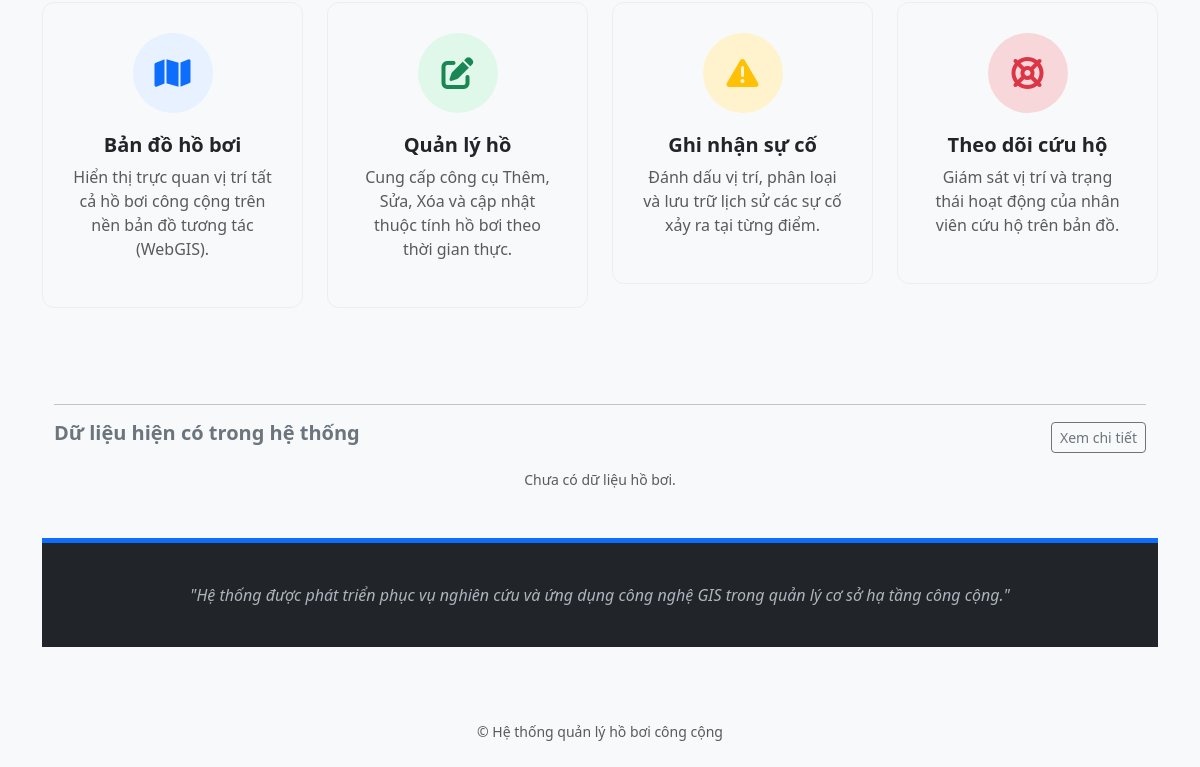
Before: / (lower part) with the older database file.
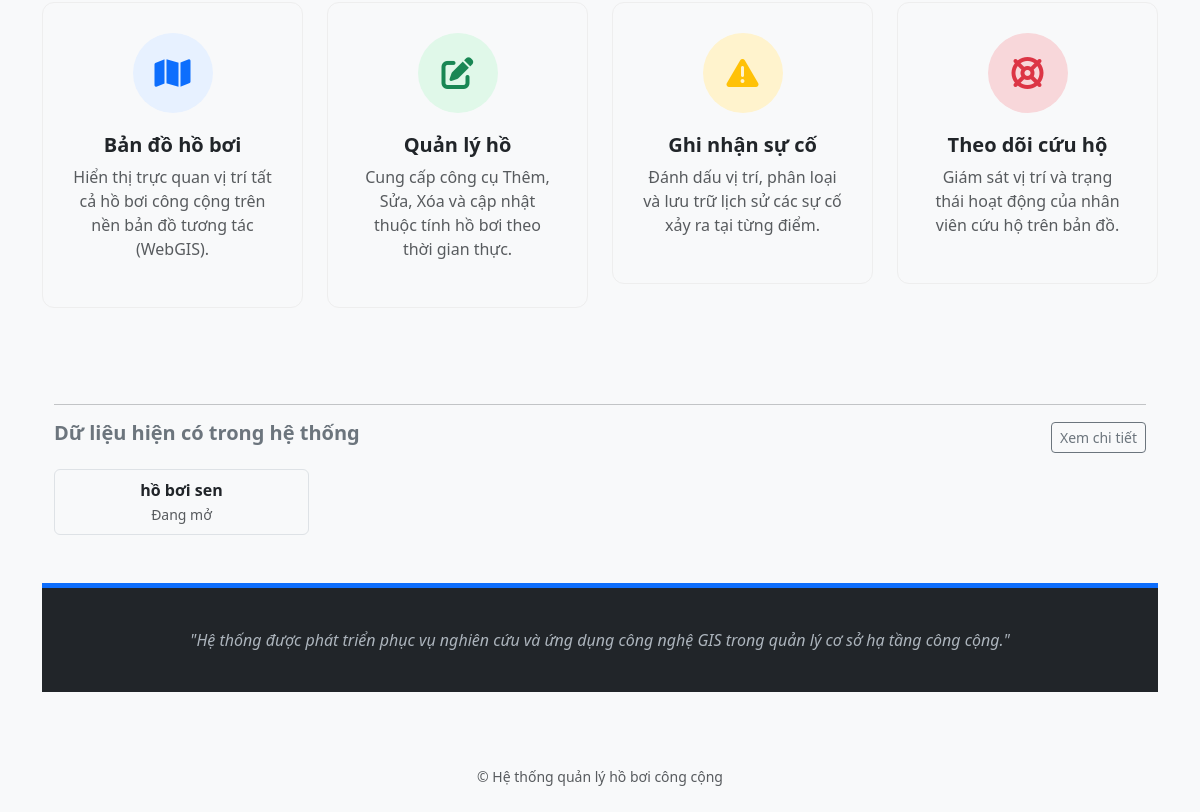
After: the same page with the newer database file.
### quan_ly_ho_boi/models.py (models this page shows, shortened)
class HoBoi(models.Model):
    TRANG_THAI_CHOICES = [
        ('MO', 'Đang mở'),
        ('BAO_TRI', 'Bảo trì'),
        ('DONG', 'Đóng cửa'),
    ]
    ten_ho = models.CharField(max_length=200, verbose_name="Tên hồ bơi")
    dia_chi = models.TextField(verbose_name="Địa chỉ")
    do_sau = models.FloatField(help_text="Độ sâu tính bằng mét", verbose_name="Độ sâu (m)")
    suc_chua = models.IntegerField(verbose_name="Sức chứa tối đa")
    vi_do = models.FloatField(verbose_name="Vĩ độ")
    kinh_do = models.FloatField(verbose_name="Kinh độ")
    gia_ve_nguoi_lon = models.DecimalField(max_digits=10, decimal_places=0, default=Decimal('50000'), verbose_name="Giá vé người lớn")
    gia_ve_tre_em = models.DecimalField(max_digits=10, decimal_places=0, default=Decimal('30000'), verbose_name="Giá vé trẻ em")
    trang_thai = models.CharField(max_length=20, choices=TRANG_THAI_CHOICES, default='MO', verbose_name="Trạng thái")
    hinh_anh = models.ImageField(upload_to='ho_boi/', blank=True, null=True, verbose_name="Hình ảnh")
    class Meta:
        verbose_name = "Hồ bơi"
        verbose_name_plural = "Danh sách Hồ bơi"

### quan_ly_ho_boi/views.py (the view)
# urls.py: path('', trang_chu, name='home'),
def trang_chu(request: HttpRequest):
    danh_sach_ho = HoBoi.objects.all()
    return render(request, 'quan_ly_ho_boi/index.html', {'danh_sach_ho': danh_sach_ho})

### quan_ly_ho_boi/templates/quan_ly_ho_boi/index.html (shortened to what this page needs)
{% extends 'quan_ly_ho_boi/base.html' %}
{% block content %}
<section class="feature-section container">
    <div class="row g-4 mt-2">
        <div class="col-md-6 col-lg-3">
            <div class="feature-box">
                <div class="feature-icon icon-map">
                    <i class="fa-solid fa-map"></i>
                </div>
                <h5 class="fw-bold">Bản đồ hồ bơi</h5>
                <p class="text-muted">Hiển thị trực quan vị trí tất cả hồ bơi công cộng trên nền bản đồ tương tác (WebGIS).</p>
            </div>
        </div>
        <div class="col-md-6 col-lg-3">
            <div class="feature-box">
                <div class="feature-icon icon-manage">
                    <i class="fa-solid fa-pen-to-square"></i>
                </div>
                <h5 class="fw-bold">Quản lý hồ</h5>
                <p class="text-muted">Cung cấp công cụ Thêm, Sửa, Xóa và cập nhật thuộc tính hồ bơi theo thời gian thực.</p>
            </div>
        </div>
        <div class="col-md-6 col-lg-3">
            <div class="feature-box">
                <div class="feature-icon icon-alert">
                    <i class="fa-solid fa-triangle-exclamation"></i>
                </div>
                <h5 class="fw-bold">Ghi nhận sự cố</h5>
                <p class="text-muted">Đánh dấu vị trí, phân loại và lưu trữ lịch sử các sự cố xảy ra tại từng điểm.</p>
            </div>
        </div>
        <div class="col-md-6 col-lg-3">
            <div class="feature-box">
                <div class="feature-icon icon-rescue">
                    <i class="fa-solid fa-life-ring"></i>
                </div>
                <h5 class="fw-bold">Theo dõi cứu hộ</h5>
                <p class="text-muted">Giám sát vị trí và trạng thái hoạt động của nhân viên cứu hộ trên bản đồ.</p>
            </div>
        </div>
    </div>
</section>
<section class="container mb-5">
    <hr>
    <div class="d-flex justify-content-between align-items-center mb-3">
        <h5 class="text-secondary fw-bold">Dữ liệu hiện có trong hệ thống</h5>
        <a href="{% url 'quan_ly' %}" class="btn btn-sm btn-outline-secondary">Xem chi tiết</a>
    </div>
    <div class="row">
        {% for ho in danh_sach_ho|slice:":4" %} <div class="col-6 col-md-3">
            <div class="border rounded p-2 text-center bg-light">
                <strong>{{ ho.ten_ho }}</strong><br>
                <small class="text-muted">{{ ho.get_trang_thai_display }}</small>
            </div>
        </div>
        {% empty %}
        <div class="col-12 text-muted small text-center">Chưa có dữ liệu hồ bơi.</div>
        {% endfor %}
    </div>
</section>
<div class="footer-note">
    <div class="container">
        <p class="mb-0">"Hệ thống được phát triển phục vụ nghiên cứu và ứng dụng công nghệ GIS trong quản lý cơ sở hạ tầng công cộng."</p>
    </div>
</div>
{% endblock %}

### quan_ly_ho_boi/templates/quan_ly_ho_boi/base.html (shortened to what this page needs)
<!DOCTYPE html>
<html lang="vi">
<head>
    <link href="https://cdn.jsdelivr.net/npm/bootstrap@5.3.0/dist/css/bootstrap.min.css" rel="stylesheet">
    <link rel="stylesheet" href="https://cdnjs.cloudflare.com/ajax/libs/font-awesome/6.0.0/css/all.min.css">
</head>
<body>
<div class="container mt-4">
    {% block content %}
    {% endblock %}
</div>
<footer class="text-center py-4 text-muted mt-5">
    <small>&copy; Hệ thống quản lý hồ bơi công cộng</small>
</footer>
</body>
</html>

### quan_ly_ho_boi/templates/quan_ly_ho_boi/base.html (style rules this page uses)
body { background-color: #f8f9fa; }

### quan_ly_ho_boi/templates/quan_ly_ho_boi/index.html (style rules this page uses)
.feature-section { padding: 80px 0; }
.feature-box { text-align: center; padding: 30px; border: 1px solid #eee; border-radius: 12px; transition: all 0.3s; }
.feature-icon { width: 80px; height: 80px; background-color: #e7f1ff; color: #0d6efd; border-radius: 50%; display: flex; align-items: center; justify-content: center; margin: 0 auto 20px auto; font-size: 2rem; }
.icon-map { background-color: #e7f1ff; color: #0d6efd; }
.icon-manage { background-color: #e0f8e9; color: #198754; }
.icon-alert { background-color: #fff3cd; color: #ffc107; }
.icon-rescue { background-color: #f8d7da; color: #dc3545; }
.footer-note { background-color: #212529; color: #adb5bd; padding: 40px 0; text-align: center; font-style: italic; border-top: 5px solid #0d6efd; }

Changed rows visible on the page:
added HoBoi: ten_ho "hồ bơi sen", trang_thai "Đang mở"
Other visible differences:
text no longer shown: "Chưa có dữ liệu hồ bơi."
